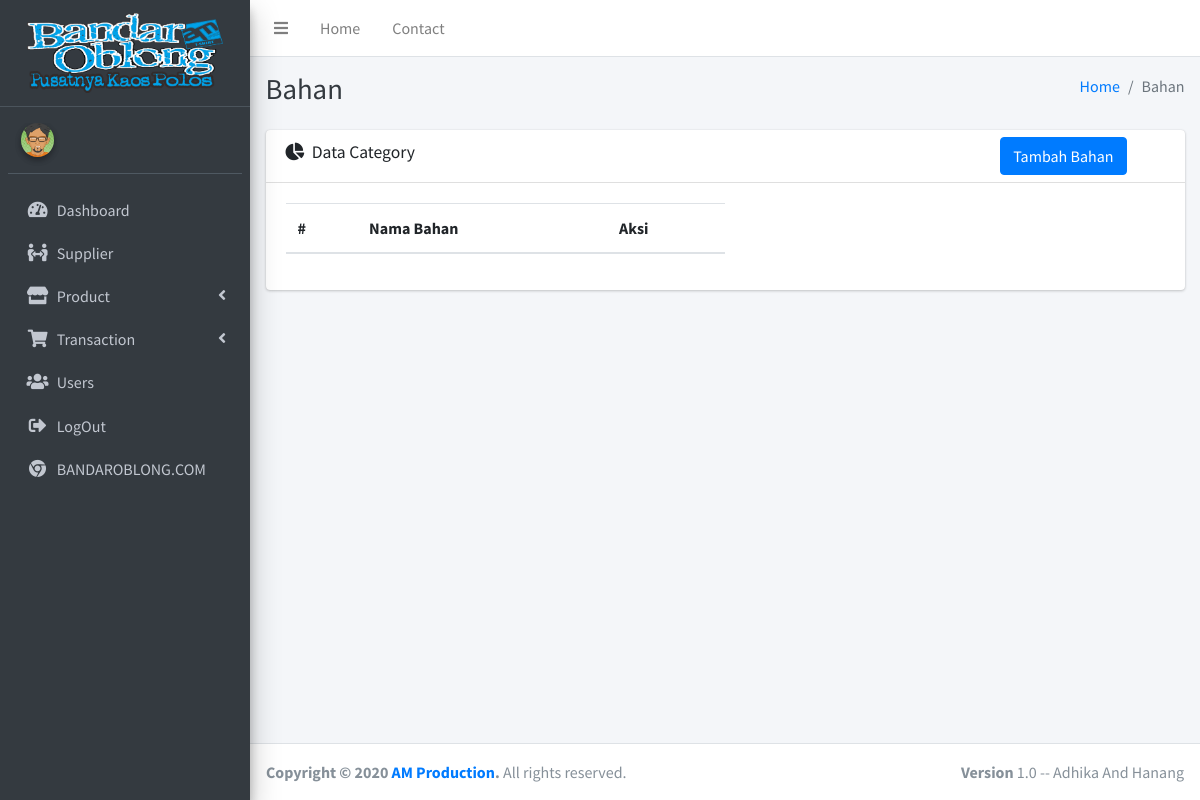
The app's page /index.php/bahan, older data.
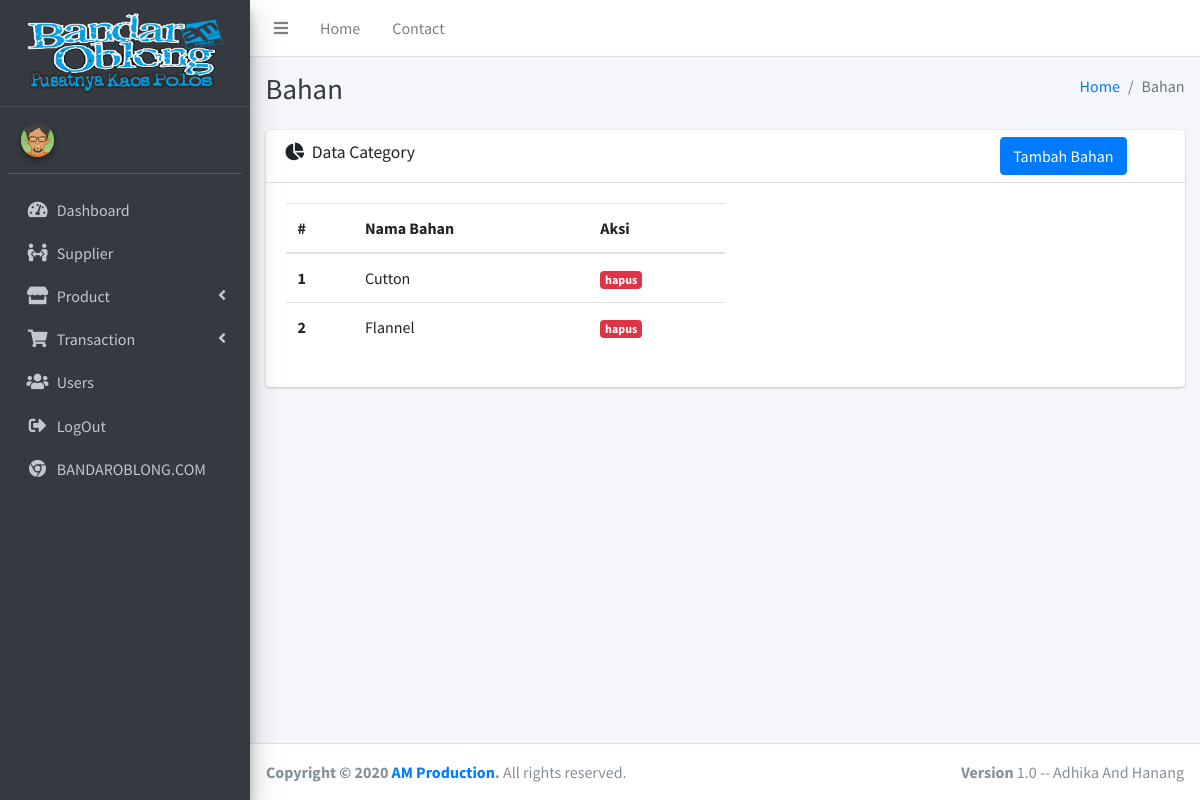
The same page, newer data.
### tables this page shows
CREATE TABLE IF NOT EXISTS `p_bahan` (
  `id_bahan` int(11) NOT NULL AUTO_INCREMENT,
  `nm_bahan` varchar(100) NOT NULL DEFAULT '',
  PRIMARY KEY (`id_bahan`)
);

### application/libraries/Template.php (called while the page is built)
<?php
class Template
{
    var $template_data = array();
    function set($name, $value)
    {
        $this->template_data[$name] = $value;
    }
    function load($template = '', $view = '', $view_data = array(), $return = false)
    {
        $this->CI = &get_instance();
        $this->set('contents', $this->CI->load->view($view, $view_data, true));
        return $this->CI->load->view($template, $this->template_data, $return);
    }
}

### application/controllers/Bahan.php (called while the page is built, shortened)
<?php
class Bahan extends CI_Controller
{
    public function index()
    {
        $data['title'] = 'Bahan';
        $data['data_bahan'] = $this->db->get('p_bahan')->result_array();
        $this->template->load('templates/index', 'product/bahan/index', $data);
    }
}

### index.php (called while the page is built, shortened)
<?php
require_once BASEPATH.'core/CodeIgniter.php';

### application/views/product/bahan/index.php (the view, shortened to what this page needs)
<div class="content-header">
    <div class="container-fluid">
        <div class="row mb-2">
            <div class="col-sm-6">
                <h1 class="m-0 text-dark">Bahan</h1>
            </div>
            <div class="col-sm-6">
                <ol class="breadcrumb float-sm-right">
                    <li class="breadcrumb-item"><a href="#">Home</a></li>
                    <li class="breadcrumb-item active">Bahan</li>
                </ol>
            </div>
        </div>
    </div>
</div>
<section class="content">
    <div class="container-fluid">
        <div class="row">
            <section class="col-lg connectedSortable">
                <div class="card">
                    <div class="card-header">
                        <h3 class="card-title">
                            <i class="fas fa-chart-pie mr-1"></i>
                            Data Category
                        </h3>
                        <div class="card-tools">
                            <ul class="nav nav-pills ml-auto">
                                <li class="nav-item">
                                    <a href="" class="btn btn-primary mr-5" data-toggle="modal" data-target="#newBahanModalLabel">Tambah Bahan</a>
                                </li>
                            </ul>
                        </div>
                    </div>
                    <div class="card-body">
                        <div class="tab-content p-0">
                            <table class="table table-hover col-md-6" id="table1">
                                <thead>
                                    <tr>
                                        <th scope="col">#</th>
                                        <th scope="col">Nama Bahan</th>
                                        <th scope="col">Aksi</th>
                                    </tr>
                                </thead>
                                <tbody>
                                    <?php $i = 1; ?>
                                    <?php foreach ($data_bahan as $c) : ?>
                                        <tr>
                                            <th scope="row"><?= $i++; ?></th>
                                            <td><?= $c['nm_bahan'] ?></td>
                                            <td>
                                                <a href="<?= base_url('bahan/hapus/') . $c['id_bahan']; ?>" onclick="return confirm('Hapus Data Bahan?');" class="badge badge-danger">hapus</a>
                                            </td>
                                        </tr>
                                    <?php endforeach; ?>
                                </tbody>
                            </table>
                        </div>
                    </div>
                </div>
            </section>
        </div>
    </div>
</section>

Row changes from the older to the newer data that the page shows:
added p_bahan: nm_bahan "Cutton"
added p_bahan: nm_bahan "Flannel"
